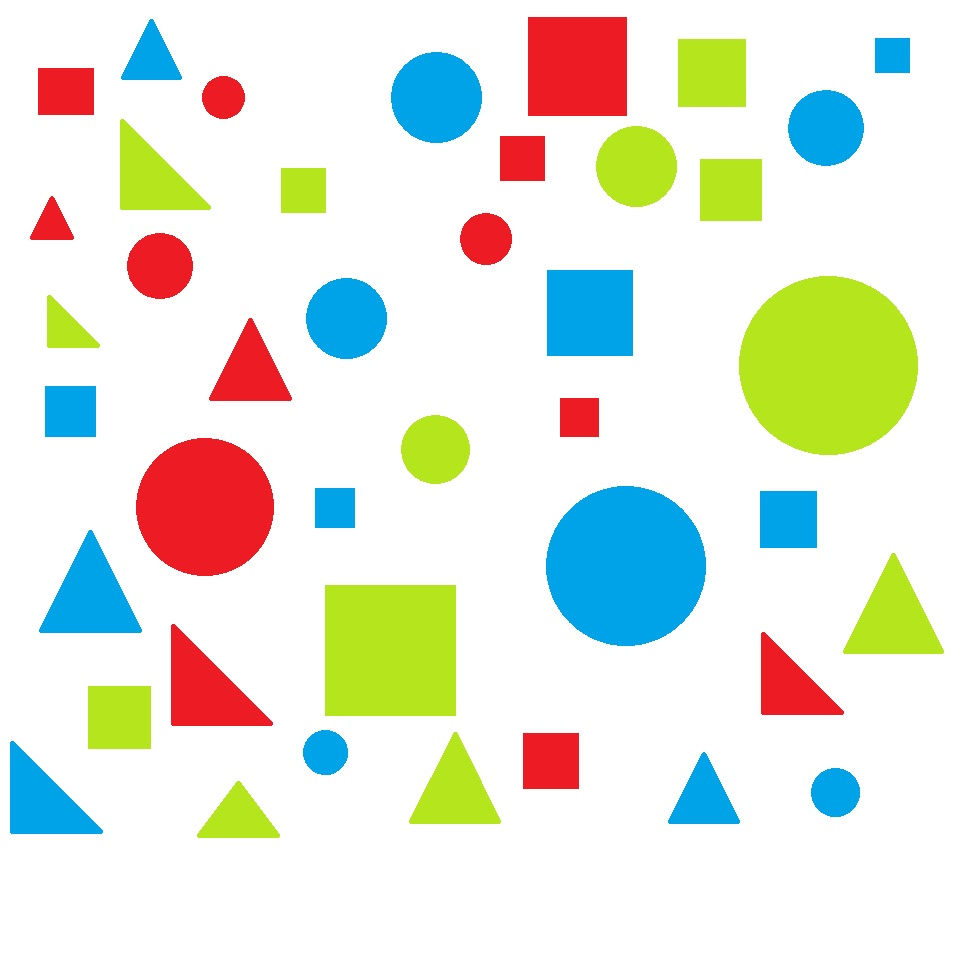
#> input picture python实验/python分色/test.jpg, 968 x 970 px
$ python color.py --image test.jpg
#> lines starting #> are read from the running program, lines starting #| are printed output that depends on the picture; after the words box and inside, x2 and y2 are one past the last pixel; in counts of white or black regions, pixels touching at a corner belong together
# coding=utf-8
# 导入一些python包
from scipy.spatial import distance as dist
from collections import OrderedDict
import numpy as np
from cv2 import cv2
# 创建一个颜色标签类
class ColorLabeler:
	def __init__(self):
		# 初始化一个颜色词典
		colors = OrderedDict({
			"red": (255, 0, 0),
			"green": (0, 255, 0),
			"blue": (0, 0, 255)})

		# 为LAB图像分配空间
		self.lab = np.zeros((len(colors), 1, 3), dtype="uint8")
		self.colorNames = []

		# 循环 遍历颜色词典
		for (i, (name, rgb)) in enumerate(colors.items()):
			# 进行参数更新
			self.lab[i] = rgb
			self.colorNames.append(name)

		# 进行颜色空间的变换
		self.lab = cv2.cvtColor(self.lab, cv2.COLOR_RGB2LAB)

	def label(self, image, c):
		# 根据轮廓构造一个mask，然后计算mask区域的平均值
		mask = np.zeros(image.shape[:2], dtype="uint8")
		cv2.drawContours(mask, [c], -1, 255, -1)
		mask = cv2.erode(mask, None, iterations=2)
		mean = cv2.mean(image, mask=mask)[:3]

		# 初始化最小距离
		minDist = (np.inf, None)

		# 遍历已知的LAB颜色值
		for (i, row) in enumerate(self.lab):
			# 计算当前l*a*b*颜色值与图像平均值之间的距离
			d = dist.euclidean(row[0], mean)

			# 如果当前的距离小于最小的距离，则进行变量更新
			if d < minDist[0]:
				minDist = (d, i)

		# 返回最小距离对应的颜色值
		return self.colorNames[minDist[1]]

# coding=utf-8
import cv2


# 创建形状检测类
class ShapeDetector:
	def __init__(self):
		pass

	def detect(self, c):
		# 初始化形状名和近似的轮廓
		shape = "unidentified"
		peri = cv2.arcLength(c, True)
		approx = cv2.approxPolyDP(c, 0.04 * peri, True)

		# 如果当前的轮廓含有3个顶点，则其为三角形
		if len(approx) == 3:
			shape = "triangle"

		# 如果当前的轮廓含有4个顶点，则其可能是矩形或者正方形
		elif len(approx) == 4:
			# 获取轮廓的边界框并计算长和宽的比例
			(_, _, w, h) = cv2.boundingRect(approx)
			ar = w / float(h)

			shape = "square" if ar >= 0.95 and ar <= 1.05 else "rectangle"

		# 如果这个轮廓含有5个顶点，则它是一个多边形
		# elif len(approx) == 5:
		# 	shape = "pentagon"

		# 否则的话，我们认为它是一个圆
		else:
			shape = "circle"

		# 返回形状的名称
		return shape

# [9 lines of commented-out code are left out]
import argparse
import imutils
from cv2 import cv2

# 设置并解析参数
ap = argparse.ArgumentParser()
ap.add_argument("-i", "--image", required=True, help="path to the input image")
args = vars(ap.parse_args())

# 读取图片
image = cv2.imread(args["image"])
#> image is the input picture: shape (970, 968, 3); mean B, G, R 219.9, 232.2, 227.8
hsv = cv2.cvtColor(image, cv2.COLOR_BGR2HSV)
#> hsv: shape (970, 968, 3); mean H, S, V 29.1, 52.5, 249.5
lower_blue=np.array([0,0,0])
upper_blue=np.array([255,255,254])
mask = cv2.inRange(hsv, lower_blue, upper_blue)
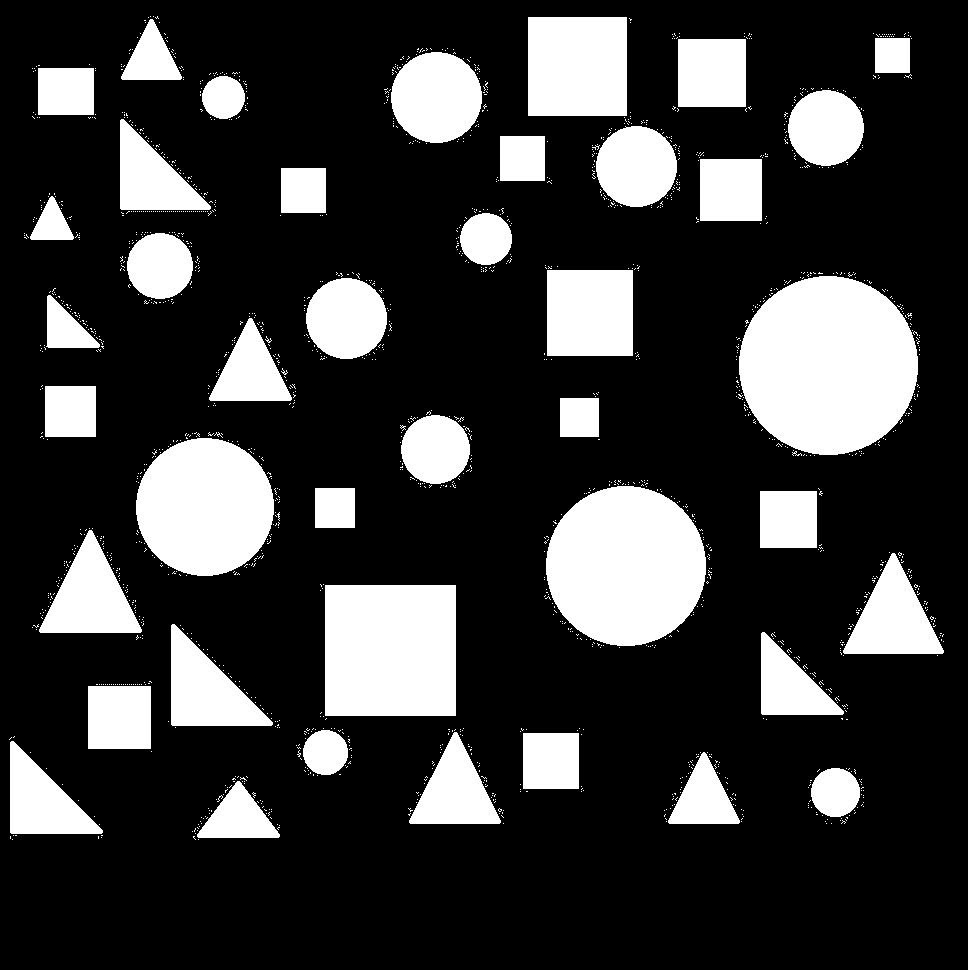
#> mask: shape (970, 968); 22.7% white; 1876 white regions (1835 under 20 px), largest, box (x1, y1, x2, y2) and area: (739, 276, 918, 455) 25134, (546, 486, 706, 646) 20084, (325, 585, 456, 716) 17161
cv2.imshow('Mask', mask)
rows,cols,channels = image.shape
#> rows = 970; cols = 968; channels = 3
for i in range(rows):
    for j in range(cols):
        if mask[i,j]==000:
            image[i,j]=(000,000,000)#此处替换颜色
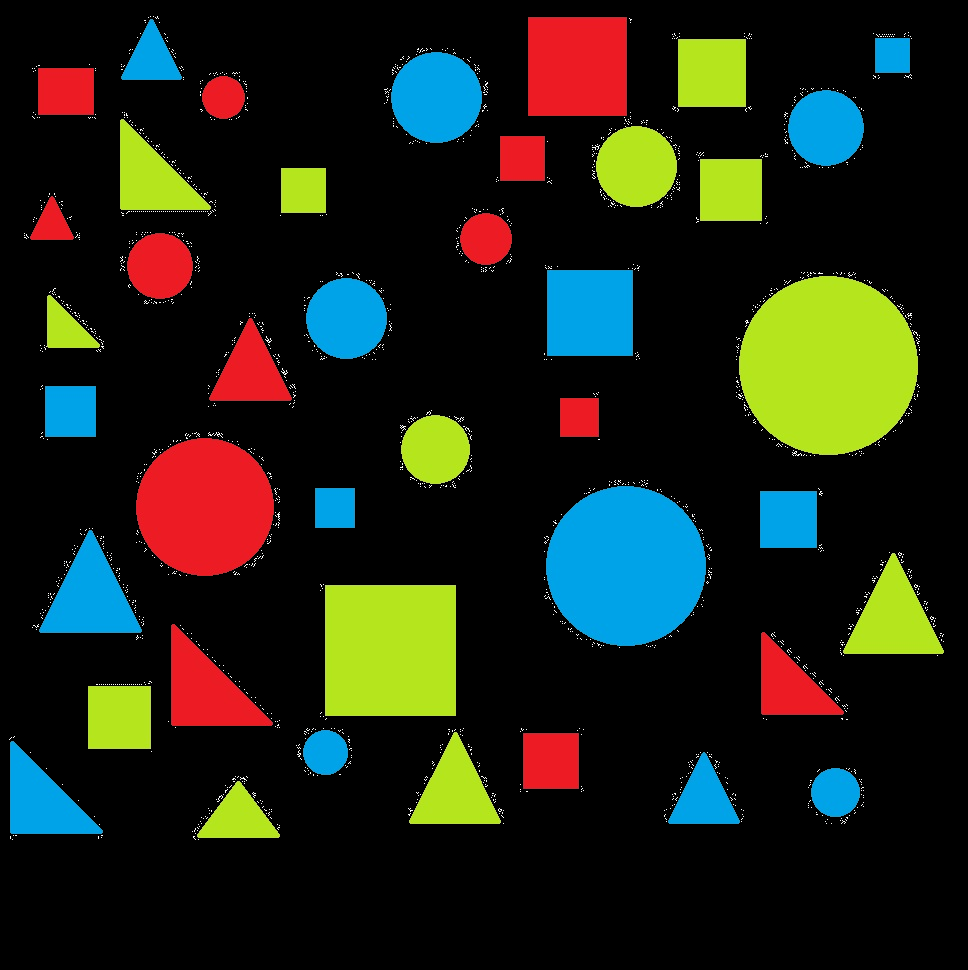
#> image: shape (970, 968, 3); mean B, G, R 23.2, 35.3, 31
# 进行裁剪操作
resized = imutils.resize(image, width=300)
ratio = image.shape[0] / float(resized.shape[0])
#> ratio = 3.23

# 进行高斯模糊操作
blurred = cv2.GaussianBlur(resized, (5, 5), 0)
# 进行图片灰度化
gray = cv2.cvtColor(blurred, cv2.COLOR_BGR2GRAY)
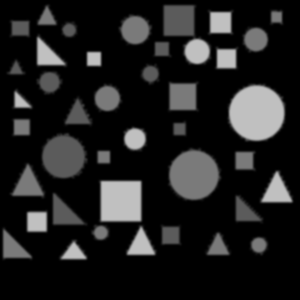
#> gray: shape (300, 300); min 0, max 192, mean 32.6
# 进行颜色空间的变换
lab = cv2.cvtColor(blurred, cv2.COLOR_BGR2LAB)
#> lab: shape (300, 300, 3); mean of channels 0, 1, 2 39.8, 127.9, 134.8
# 进行阈值分割
thresh = cv2.threshold(gray, 60, 255, cv2.THRESH_BINARY)[1]
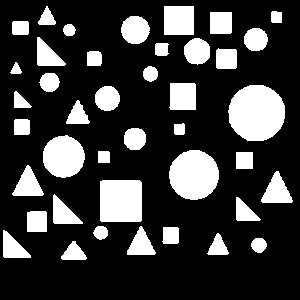
#> thresh: shape (300, 300); 22.9% white; 41 white regions
cv2.imshow("Thresh", thresh)

# 在二值图片中寻找轮廓
cnts = cv2.findContours(thresh.copy(), cv2.RETR_EXTERNAL, cv2.CHAIN_APPROX_SIMPLE)
#> cnts = 41 contours; largest, box (x1, y1, x2, y2) and area: (228, 85, 285, 141) 2456, (169, 150, 219, 200) 1884, (100, 180, 142, 222) 1676, (43, 135, 85, 178) 1334, (164, 6, 194, 35) 812
cnts = imutils.grab_contours(cnts)

# 初始化形状检测器和颜色标签
sd = ShapeDetector()
cl = ColorLabeler()

# 遍历每一个轮廓
for c in cnts:
	# 计算每一个轮廓的中心点
	M = cv2.moments(c)
	cX = int((M["m10"] / M["m00"]) * ratio)
	cY = int((M["m01"] / M["m00"]) * ratio)

	# 进行颜色检测和形状检测
	shape = sd.detect(c)
	color = cl.label(lab, c)

	# 进行坐标变换
	c = c.astype("float")
	c *= ratio
	c = c.astype("int")
	text = "{} {}".format(color, shape)
	# 绘制轮廓并显示结果
	cv2.drawContours(image, [c], -1, (0, 255, 0), 2)
	cv2.putText(image, text, (cX, cY), cv2.FONT_HERSHEY_SIMPLEX, 0.5, (255, 255, 255), 2)

	cv2.imshow("Image", image)
	cv2.waitKey(0)
#> this loop made 41 passes
#> (cX, cY, shape, peri in detect, approx in detect, w in detect, h in detect, ar in detect) on passes 1, 5, 8, 11, 15, 19, 20: (237, 816, 'rectangle', 71.94, [[61, 256], [62, 259], [86, 258], [75, 241]], 26, 19, 1.37), (551, 759, 'rectangle', 61.66, [[163, 227], [163, 243], [177, 243], [178, 228]], 16, 17, 0.941), (118, 714, 'square', 76.83, [[27, 212], [27, 231], [46, 231], [46, 212]], 20, 20, 1), (389, 648, 'square', 161.1, [[100, 181], [101, 221], [141, 220], [139, 180]], 42, 42, 1), (334, 506, 'square', 43.41, [[98, 151], [98, 162], [109, 162], [109, 152]], 12, 12, 1), (578, 416, 'rectangle', 39.66, [[183, 123], [174, 124], [175, 134], [184, 133]], 11, 12, 0.917), (69, 409, 'square', 58.24, [[15, 119], [14, 134], [28, 134], [29, 120]], 16, 16, 1)
#> (cX, cY, shape, peri in detect, mean in label, color, text) on passes 2, 7, 16, 17, 18, 23: (835, 791, 'circle', 47.46, (161.9, 117, 83.97), 'blue', 'blue circle'), (324, 750, 'circle', 44.63, (161.8, 117.1, 83.98), 'blue', 'blue circle'), (625, 564, 'circle', 162.6, (161.9, 117, 84.01), 'blue', 'blue circle'), (204, 505, 'circle', 137.3, (129, 202, 179), 'red', 'red circle'), (434, 447, 'circle', 71.7, (216.2, 89.15, 207.7), 'green', 'green circle'), (345, 316, 'circle', 80.77, (161.9, 117, 83.99), 'blue', 'blue circle')
#> pass 1, in label, `mask = cv2.erode(mask, None, iterations=2)`:
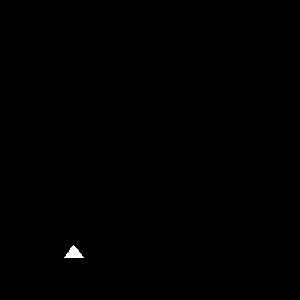
#> mask: shape (300, 300); 0.16% white; 1 white region, box (x1, y1, x2, y2) and area: (64, 245, 84, 258) 140
#> pass 1, `cv2.imshow("Image", image)`:
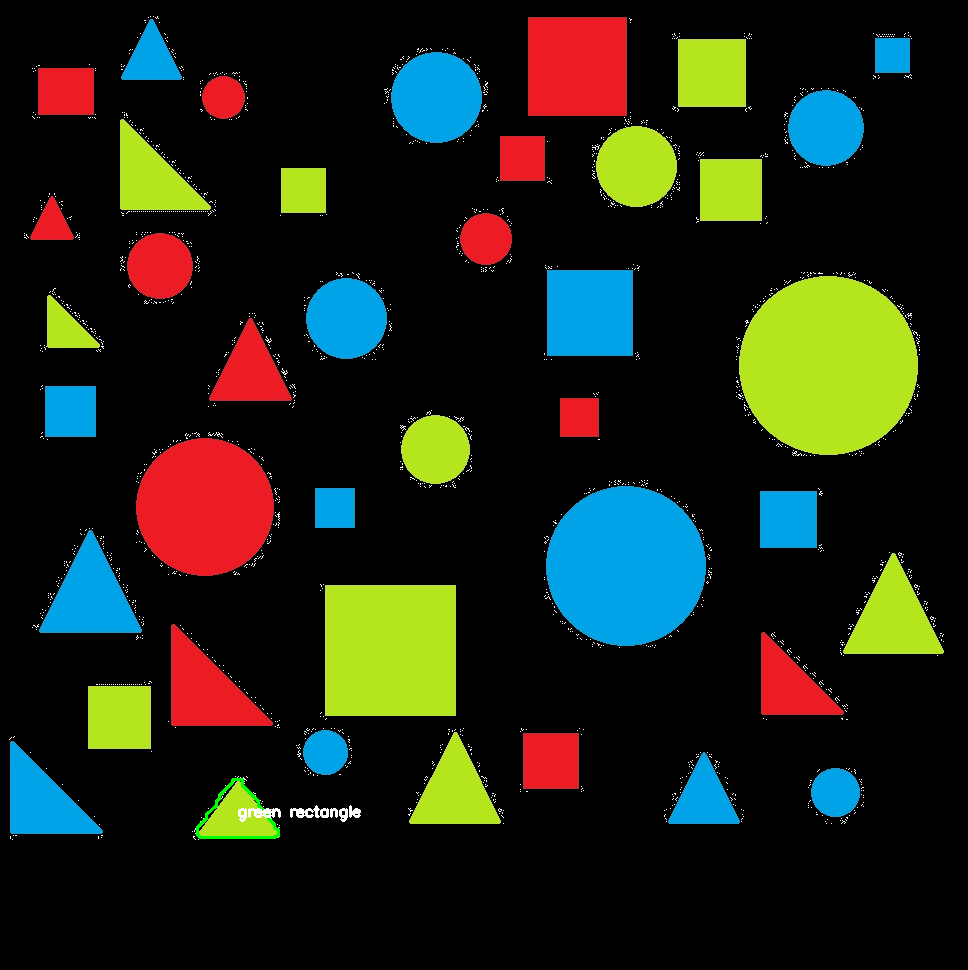
#> window 'Image': shape (970, 968, 3); mean B, G, R 23.4, 35.6, 31.1
#> after the loop:
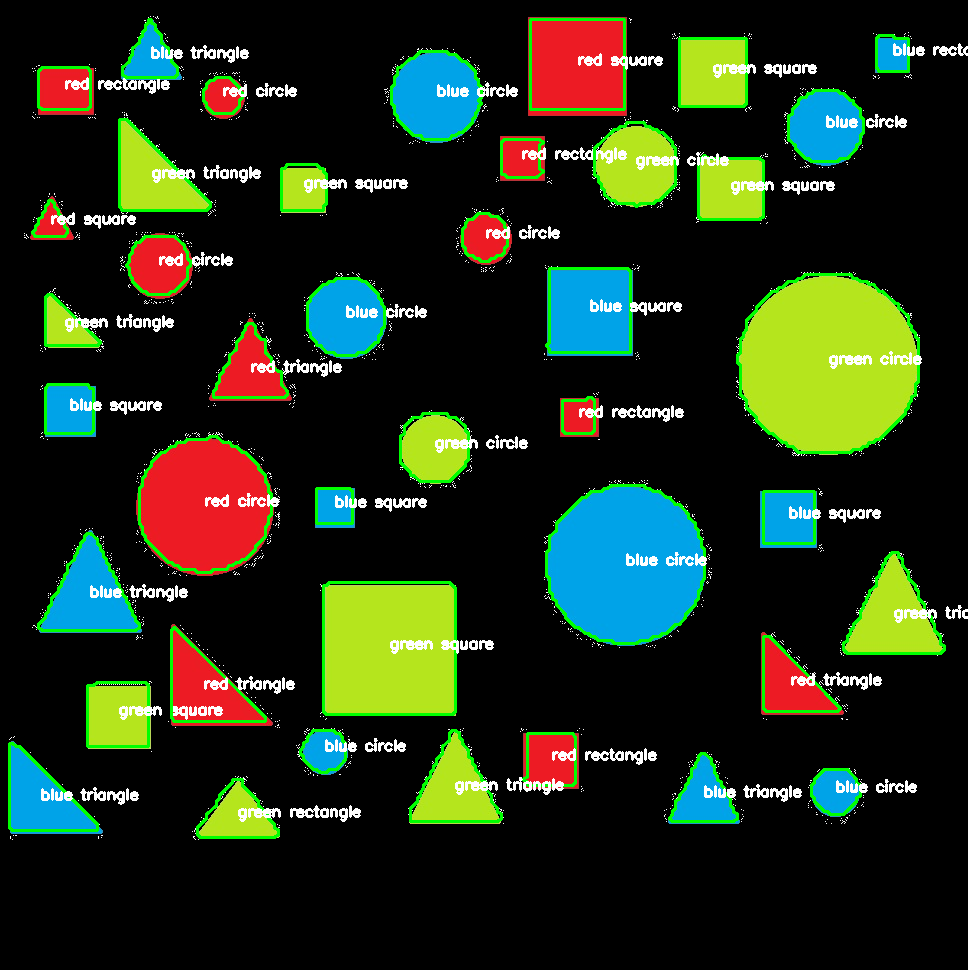
#> image: shape (970, 968, 3); 6.1% of pixels changed, all inside (x1, y1, x2, y2) = (8, 18, 968, 839)
